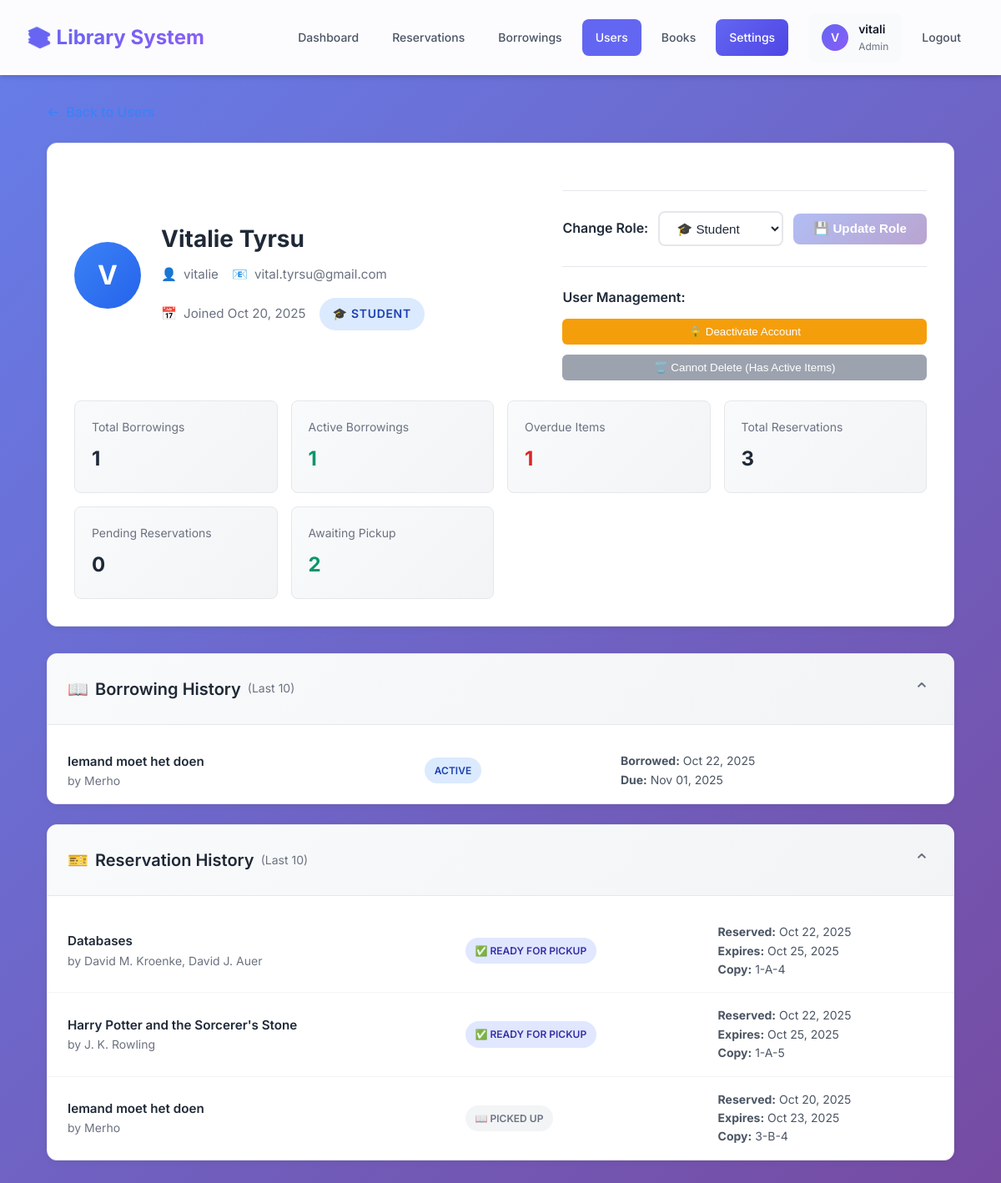
Before: /admin-dashboard/users/5/ (signed in) with the older database file.
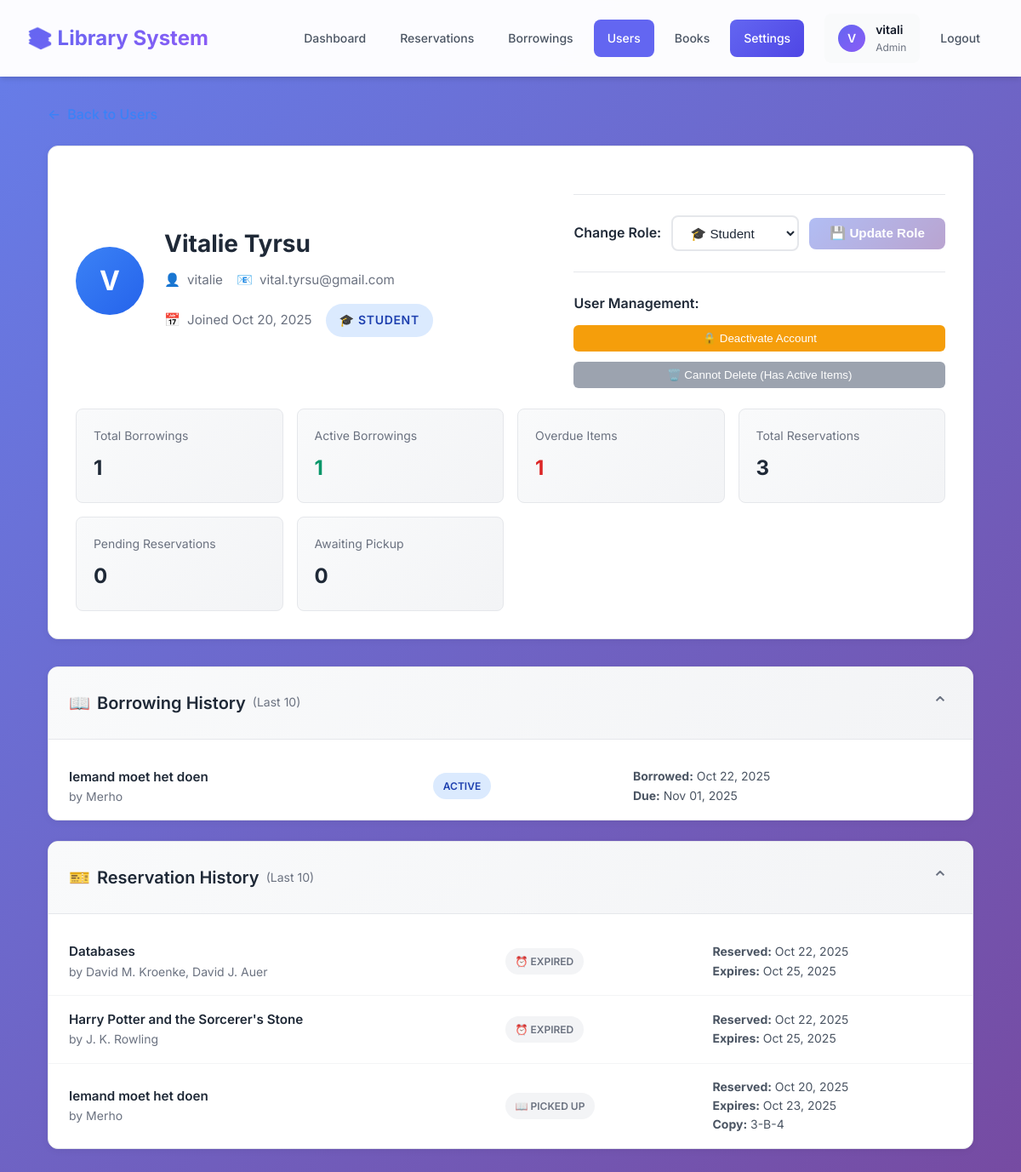
After: the same page with the newer database file.
### library/models.py (models this page shows, shortened)
class Reservation(models.Model):
    STATUS_CHOICES = (
        ('pending', 'Pending'),
        ('assigned', 'Assigned'),
        ('picked_up', 'Picked Up'),
        ('expired', 'Expired'),
        ('canceled', 'Canceled'),
    )
    user = models.ForeignKey(User, on_delete=models.CASCADE)
    book = models.ForeignKey(Book, on_delete=models.CASCADE)
    copy = models.ForeignKey(BookCopy, on_delete=models.SET_NULL, null=True, blank=True)
    reservation_date = models.DateTimeField(auto_now_add=True)
    expiration_date = models.DateTimeField(null=True, blank=True)
    status = models.CharField(max_length=10, choices=STATUS_CHOICES, default='pending')
    class Meta:
        db_table = 'reservations'
        indexes = [
            models.Index(fields=['status'], name='reservation_status_idx'),  # For filtering by status
            models.Index(fields=['user', 'status'], name='reservation_user_status_idx'),  # For user's reservations
            models.Index(fields=['expiration_date'], name='reservation_expiry_idx'),  # For expiry checks
            models.Index(fields=['book', 'status'], name='reservation_book_status_idx'),  # For book availability
        ]

class BookCopy(models.Model):
    CONDITION_CHOICES = (
        ('new', 'New'),
        ('good', 'Good'),
        ('fair', 'Fair'),
        ('poor', 'Poor'),
        ('lost', 'Lost'),  # Permanently unavailable
    )
    book = models.ForeignKey(Book, on_delete=models.CASCADE)
    condition = models.CharField(max_length=50, choices=CONDITION_CHOICES, default='good')
    location = models.CharField(
        max_length=50,
        unique=True,  # Each physical location can only hold one book copy
        validators=[RegexValidator(regex=r'^\d+-[A-Z]-\d+$', message='Format must be like "1-A-12"')],
        help_text='Physical shelf location (e.g., 1-A-12). Must be unique across all book copies.'
    )
    lost_date = models.DateTimeField(null=True, blank=True, help_text='Date when book was marked as lost')
    lost_reason = models.TextField(null=True, blank=True, help_text='Reason why book was marked as lost')
    class Meta:
        db_table = 'book_copies'
        indexes = [
            models.Index(fields=['book'], name='bookcopy_book_idx'),  # For finding copies of a book
            models.Index(fields=['condition'], name='bookcopy_condition_idx'),  # For filtering lost books
        ]

class Book(models.Model):
    title = models.CharField(max_length=255)
    author = models.CharField(max_length=255, null=True, blank=True, unique=True)
    publication_year = models.IntegerField(null=True, blank=True)
    genre = models.CharField(max_length=50, null=True, blank=True)
    isbn = models.CharField(max_length=13, null=True, blank=True, unique=True)
    cover_image = models.ImageField(upload_to='book_covers/', blank=True, null=True)
    class Meta:
        db_table = 'books'
        indexes = [
            models.Index(fields=['title'], name='book_title_idx'),  # For search queries
            models.Index(fields=['author'], name='book_author_idx'),  # For search queries
            models.Index(fields=['genre'], name='book_genre_idx'),  # For genre filtering
        ]

### library/views.py (the view)
# urls.py: path('admin-dashboard/users/<int:user_id>/', views.admin_user_detail, name='admin_user_detail'),
@login_required(login_url='student_login')
def admin_user_detail(request, user_id):
    if not request.user.is_staff:
        messages.error(request, 'You do not have permission to access this page.')
        return redirect('book_catalog')
    user = get_object_or_404(User, id=user_id)
    borrowings = Borrowing.objects.filter(user=user).select_related(
        'copy__book'
    ).order_by('-borrow_date')
    reservations = Reservation.objects.filter(user=user).select_related(
        'book', 'copy'
    ).order_by('-reservation_date')
    total_borrowings = borrowings.count()
    active_borrowings = borrowings.filter(status='active').count()
    overdue_borrowings = borrowings.filter(
        status='active',
        due_date__lt=timezone.now()
    ).count()
    total_reservations = reservations.count()
    pending_reservations = reservations.filter(status='pending').count()
    assigned_reservations = reservations.filter(status='assigned').count()
    context = {
        'viewed_user': user,
        'borrowings': borrowings[:10],  # Show last 10
        'reservations': reservations[:10],  # Show last 10
        'total_borrowings': total_borrowings,
        'active_borrowings': active_borrowings,
        'overdue_borrowings': overdue_borrowings,
        'total_reservations': total_reservations,
        'pending_reservations': pending_reservations,
        'assigned_reservations': assigned_reservations,
    }
    return render(request, 'library/admin_user_detail.html', context)

### library/templates/library/admin_user_detail.html (shortened to what the changed rows need)
{% extends 'library/base.html' %}
{% block content %}
<div class="user-detail-container">
    <div class="user-header-card">
        <div class="user-header-content">
            <div class="user-header-info">
                <h1 class="user-name-title">
                    {% if viewed_user.first_name or viewed_user.last_name %}
                        {{ viewed_user.first_name }} {{ viewed_user.last_name }}
                    {% else %}
                        {{ viewed_user.username }}
                    {% endif %}
                </h1>
            </div>
        </div>
        <div class="stats-grid">
            <a href="{% url 'admin_reservations' %}?user={{ viewed_user.id }}&status=assigned" style="text-decoration: none; color: inherit;">
                <div class="stat-card-small" style="cursor: pointer; transition: transform 0.2s;" onmouseover="this.style.transform='scale(1.05)'" onmouseout="this.style.transform='scale(1)'">
                    <div class="stat-label-small">Awaiting Pickup</div>
                    <div class="stat-value-small {% if assigned_reservations > 0 %}success{% endif %}">{{ assigned_reservations }}</div>
                </div>
            </a>
        </div>
    </div>
    <div class="content-sections">
        <div class="section-card">
            <div class="section-header">
                <h2 class="section-title">
                    <span>📖</span>
                    <span>Borrowing History</span>
                    <span style="color: #6b7280; font-size: 0.875rem; font-weight: 400;">(Last 10)</span>
                </h2>
            </div>
        </div>
        <div class="section-card">
            <div class="section-header">
                <h2 class="section-title">
                    <span>🎫</span>
                    <span>Reservation History</span>
                    <span style="color: #6b7280; font-size: 0.875rem; font-weight: 400;">(Last 10)</span>
                </h2>
            </div>
            <div class="section-content" id="reservations">
                {% if reservations %}
                    <table class="detail-table">
                        <tbody>
                            {% for reservation in reservations %}
                                <tr>
                                    <td>
                                        <div class="book-title">{{ reservation.book.title }}</div>
                                        <div class="book-author">by {{ reservation.book.author }}</div>
                                    </td>
                                    <td>
                                        {% if reservation.status == 'pending' %}
                                            <span class="status-badge pending">⏳ Pending</span>
                                        {% elif reservation.status == 'assigned' %}
                                            <span class="status-badge assigned">✅ Ready for Pickup</span>
                                        {% elif reservation.status == 'picked_up' %}
                                            <span class="status-badge fulfilled">📖 Picked Up</span>
                                        {% elif reservation.status == 'expired' %}
                                            <span class="status-badge cancelled">⏰ Expired</span>
                                        {% elif reservation.status == 'canceled' %}
                                            <span class="status-badge cancelled">❌ Canceled</span>
                                        {% else %}
                                            <span class="status-badge">{{ reservation.status|title }}</span>
                                        {% endif %}
                                    </td>
                                    <td>
                                        <div style="font-size: 0.875rem;">
                                            <div><strong>Reserved:</strong> {{ reservation.reservation_date|date:"M d, Y" }}</div>
                                            {% if reservation.expiration_date %}
                                                <div><strong>Expires:</strong> {{ reservation.expiration_date|date:"M d, Y" }}</div>
                                            {% endif %}
                                            {% if reservation.copy %}
                                                <div><strong>Copy:</strong> {{ reservation.copy.location }}</div>
                                            {% endif %}
                                        </div>
                                    </td>
                                </tr>
                            {% endfor %}
                        </tbody>
                    </table>
                {% else %}
                    <div class="empty-section">
                        <div class="empty-icon">🎫</div>
                        <div>No reservation history</div>
                    </div>
                {% endif %}
            </div>
        </div>
    </div>
</div>
{% endblock %}

Changed rows visible on the page:
changed Reservation "Databases": copy_id 17 → empty (drawn); copy.location "1-A-4" → (not shown); status "✅ READY FOR PICKUP" → "⏰ EXPIRED"
changed Reservation "Harry Potter and the Sorcerer's Stone": copy_id 18 → empty (drawn); copy.location "1-A-5" → (not shown); status "✅ READY FOR PICKUP" → "⏰ EXPIRED"
Other visible differences:
{{ assigned_reservations }}: "2" → "0"
